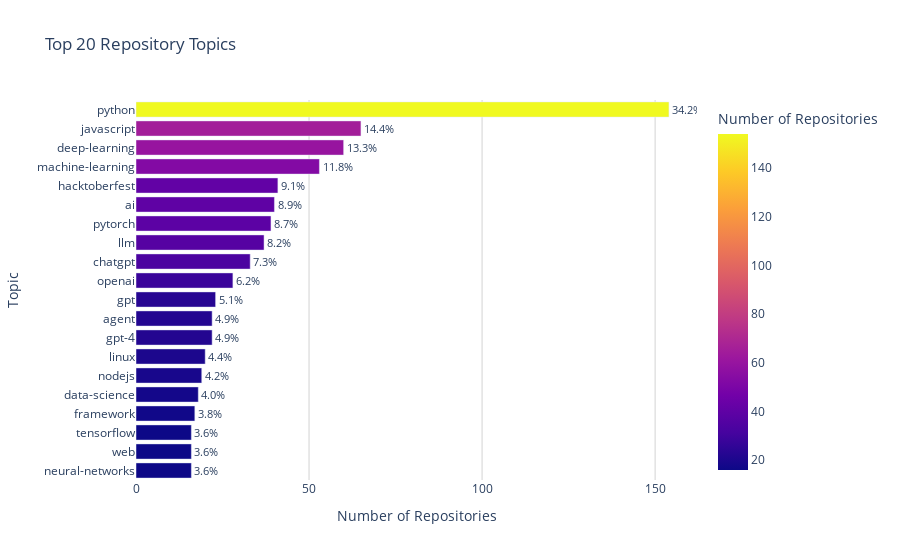

Notebook cell for this chart:
### Markdown cell above
## Example 3: Topic Analysis

### Code cell
# Analyze repository topics
from github_repository_analyzer.visualizer import VisualizationEngine

topics = analysis_results.get('topics', [])

if topics:
    df_topics = pd.DataFrame(topics)
    print("Repository Topics Analysis:")
    display(df_topics.head(15))

    visualizer = VisualizationEngine(repositories_data=analyzer.repositories_data)
    fig = visualizer.create_topic_distribution_chart(df_topics, top_n=20)
    fig.show()

### Figure 1 — Plotly figure (JSON) as saved in the notebook; plotly's stock layout.template omitted (floating-point values rounded to 4 significant figures)
{"data": [{"hovertemplate": "Number of Repositories=%{marker.color}<br>Topic=%{y}<br>Percentage (%)=%{text}<extra></extra>", "legendgroup": "", "marker": {"color": [16, 16, 16, 17, 18, 19, 20, 22, 22, 23, 28, 33, 37, 39, 40, 41, 53, 60, 65, 154], "coloraxis": "coloraxis", "pattern": {"shape": ""}}, "name": "", "orientation": "h", "showlegend": false, "text": [3.56, 3.56, 3.56, 3.78, 4.0, 4.22, 4.44, 4.89, 4.89, 5.11, 6.22, 7.33, 8.22, 8.67, 8.89, 9.11, 11.78, 13.33, 14.44, 34.22], "textposition": "outside", "x": [16, 16, 16, 17, 18, 19, 20, 22, 22, 23, 28, 33, 37, 39, 40, 41, 53, 60, 65, 154], "xaxis": "x", "y": ["neural-networks", "web", "tensorflow", "framework", "data-science", "nodejs", "linux", "gpt-4", "agent", "gpt", "openai", "chatgpt", "llm", "pytorch", "ai", "hacktoberfest", "machine-learning", "deep-learning", "javascript", "python"], "yaxis": "y", "type": "bar", "texttemplate": "%{text:.1f}%"}], "layout": {"xaxis": {"anchor": "y", "domain": [0.0, 1.0], "title": {"text": "Number of Repositories"}, "showgrid": true, "gridcolor": "lightgrey"}, "yaxis": {"anchor": "x", "domain": [0.0, 1.0], "title": {"text": "Topic"}, "showgrid": false}, "coloraxis": {"colorbar": {"title": {"text": "Number of Repositories"}}, "colorscale": [[0.0, "#0d0887"], [0.1111, "#46039f"], [0.2222, "#7201a8"], [0.3333, "#9c179e"], [0.4444, "#bd3786"], [0.5556, "#d8576b"], [0.6667, "#ed7953"], [0.7778, "#fb9f3a"], [0.8889, "#fdca26"], [1.0, "#f0f921"]]}, "legend": {"tracegroupgap": 0}, "title": {"text": "Top 20 Repository Topics"}, "barmode": "relative", "plot_bgcolor": "white"}}
